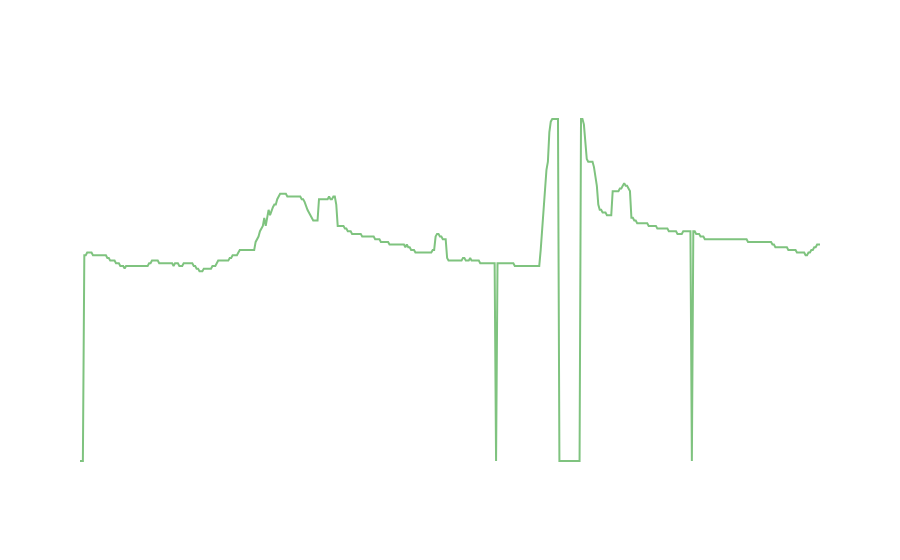
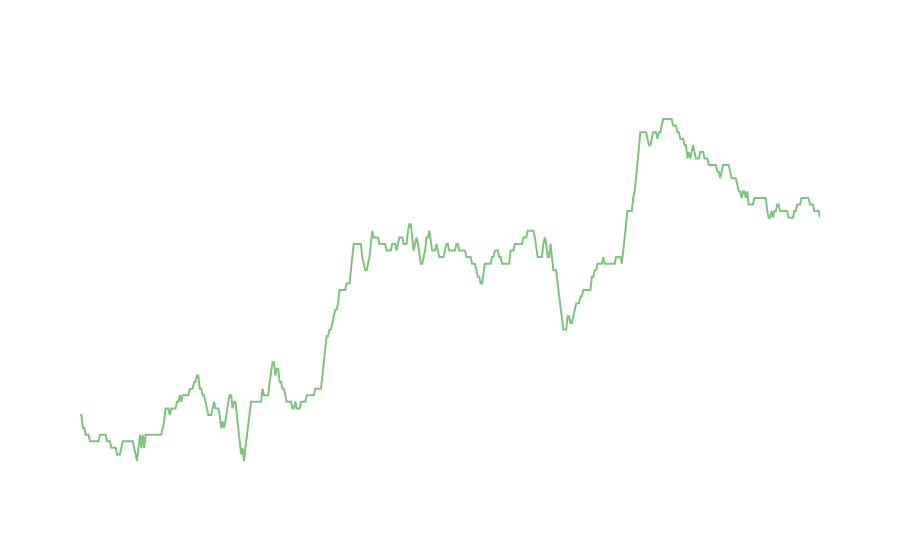
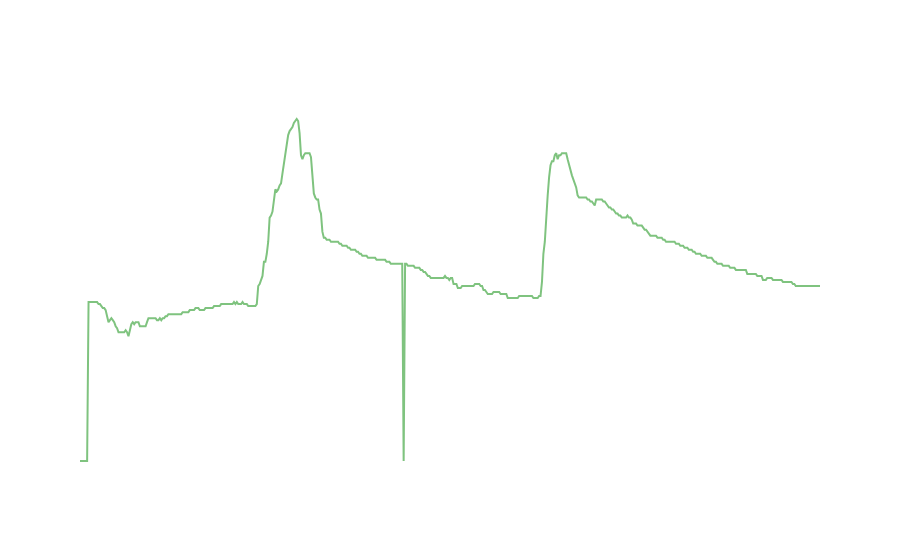

The cell these charts' notebook holds for them, in order:
### Markdown cell above
Demonstrations of graphs being produced for all of user 100's rides.

### Code cell
counter = 0
for start in ride_df['start_time'].unique():
    counter += 1
    user_heart_rate(3599, start)
    if counter == 5:
        break

### Figure 1 — Plotly figure (JSON) as saved in the notebook; plotly's stock layout.template omitted (floating-point values rounded to 4 significant figures; data arrays with more than 128 entries replaced by an {"elided": "..."} marker saying what was removed)
{"data": [{"hovertemplate": "Time (s)=%{x}<br>Heart Rate (BPM)=%{y}<extra></extra>", "legendgroup": "", "line": {"color": "#7fc37f", "dash": "solid"}, "marker": {"symbol": "circle"}, "mode": "lines", "name": "", "orientation": "v", "showlegend": false, "type": "scatter", "x": {"elided": "515 int values"}, "xaxis": "x", "y": {"elided": "515 int values"}, "yaxis": "y"}], "layout": {"font": {"color": "white"}, "legend": {"tracegroupgap": 0}, "paper_bgcolor": "rgba(0,0,0,0)", "plot_bgcolor": "rgba(0,0,0,0)", "title": {"text": "Heart Rate"}, "xaxis": {"anchor": "y", "domain": [0, 1], "title": {"text": "Time (s)"}}, "yaxis": {"anchor": "x", "domain": [0, 1], "title": {"text": "Heart Rate (BPM)"}}}}

### Figure 2 — Plotly figure (JSON) as saved in the notebook; plotly's stock layout.template omitted (floating-point values rounded to 4 significant figures; data arrays with more than 128 entries replaced by an {"elided": "..."} marker saying what was removed)
{"data": [{"hovertemplate": "Time (s)=%{x}<br>Heart Rate (BPM)=%{y}<extra></extra>", "legendgroup": "", "line": {"color": "#7fc37f", "dash": "solid"}, "marker": {"symbol": "circle"}, "mode": "lines", "name": "", "orientation": "v", "showlegend": false, "type": "scatter", "x": {"elided": "520 int values"}, "xaxis": "x", "y": {"elided": "520 int values"}, "yaxis": "y"}], "layout": {"font": {"color": "white"}, "legend": {"tracegroupgap": 0}, "paper_bgcolor": "rgba(0,0,0,0)", "plot_bgcolor": "rgba(0,0,0,0)", "title": {"text": "Heart Rate"}, "xaxis": {"anchor": "y", "domain": [0, 1], "title": {"text": "Time (s)"}}, "yaxis": {"anchor": "x", "domain": [0, 1], "title": {"text": "Heart Rate (BPM)"}}}}

### Figure 3 — Plotly figure (JSON) as saved in the notebook; plotly's stock layout.template omitted (floating-point values rounded to 4 significant figures; data arrays with more than 128 entries replaced by an {"elided": "..."} marker saying what was removed)
{"data": [{"hovertemplate": "Time (s)=%{x}<br>Heart Rate (BPM)=%{y}<extra></extra>", "legendgroup": "", "line": {"color": "#7fc37f", "dash": "solid"}, "marker": {"symbol": "circle"}, "mode": "lines", "name": "", "orientation": "v", "showlegend": false, "type": "scatter", "x": {"elided": "520 int values"}, "xaxis": "x", "y": {"elided": "520 int values"}, "yaxis": "y"}], "layout": {"font": {"color": "white"}, "legend": {"tracegroupgap": 0}, "paper_bgcolor": "rgba(0,0,0,0)", "plot_bgcolor": "rgba(0,0,0,0)", "title": {"text": "Heart Rate"}, "xaxis": {"anchor": "y", "domain": [0, 1], "title": {"text": "Time (s)"}}, "yaxis": {"anchor": "x", "domain": [0, 1], "title": {"text": "Heart Rate (BPM)"}}}}
